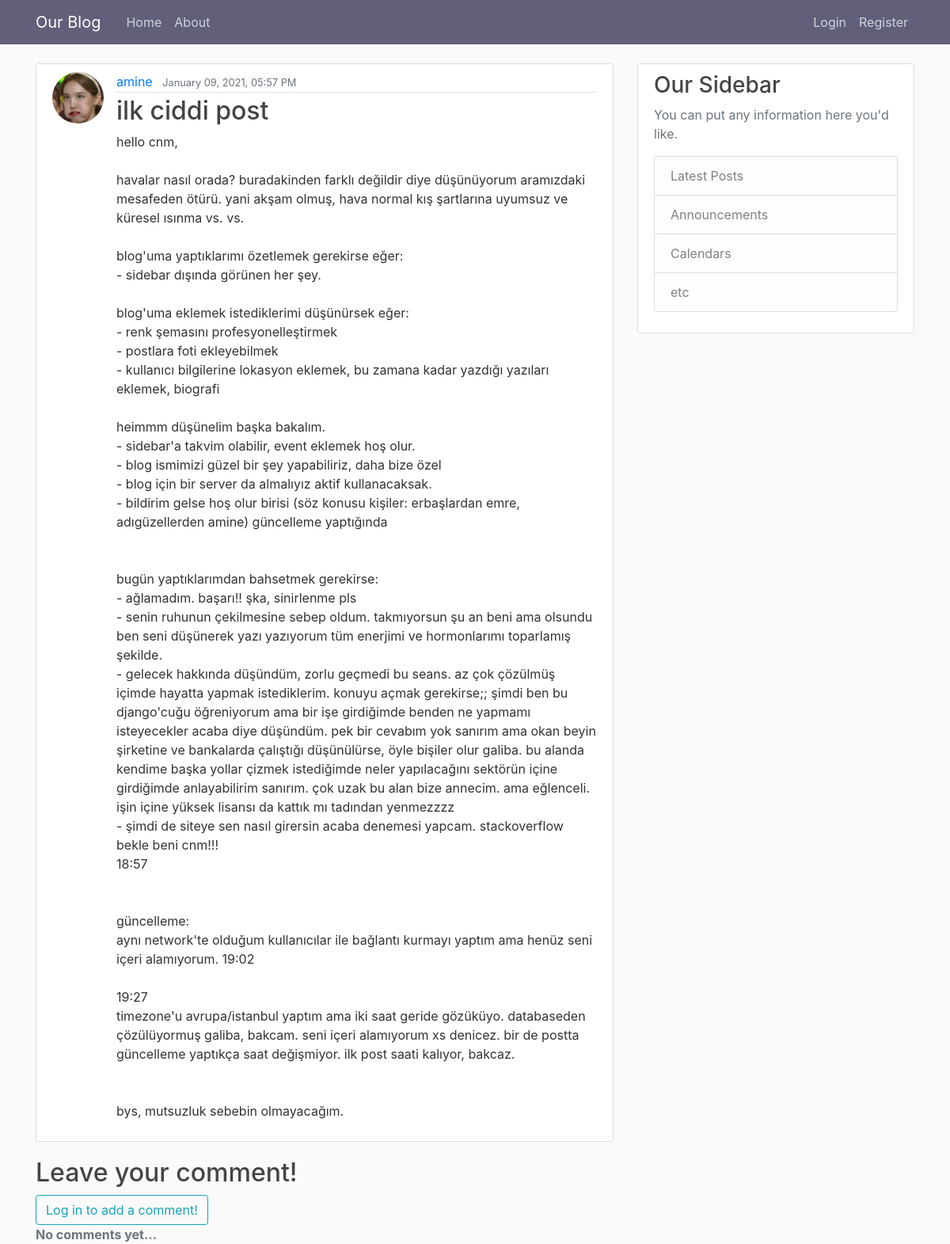
/post/5/, run on the app's committed database.
### blog/models.py (models this page shows, shortened)
class Post(models.Model):
	title = models.CharField(max_length=100)
	content = models.TextField()
	date_posted = models.DateTimeField(default=timezone.now)
	author = models.ForeignKey(User, on_delete=models.CASCADE)

### users/models.py (models this page shows, shortened)
class Profile(models.Model):
    user = models.OneToOneField(User, on_delete=models.CASCADE)  # cascade: if user is deleted, delete the profile
    image = models.ImageField(default='default.jpg', upload_to='profile_pics')

### blog/views.py (the view, shortened to what this page needs)
# urls.py: path('post/<int:pk>/', PostDetailView.as_view(), name='post-detail'),
class PostDetailView(DetailView):
    model = Post
    def get_context_data(self, **kwargs):
        data = super().get_context_data(**kwargs)
        comments_connected = Comment.objects.filter(blogpost_connected=self.get_object()).order_by('-date_posted')
        data['comments'] = comments_connected
        if self.request.user.is_authenticated:
            data['comment_form'] = NewCommentForm(instance=self.request.user)
        return data

### blog/templates/blog/post_detail.html (shortened to what this page needs)
{% extends "blog/base.html" %}
{% load crispy_forms_tags %}
{% block content %}
	<article class="media content-section">
	  <img class="rounded-circle article-img" src="{{ object.author.profile.image.url }}">
	  <div class="media-body">
		<div class="article-metadata">
		  <a class="mr-2" href="#">{{ object.author }}</a>
		  <small class="text-muted">{{ object.date_posted|date:"F d, Y, h:i A" }}</small>
		</div>
		<h2 class="article-title">{{ object.title }}</h2>
		<p class="article-content">{{ object.content }}</p>
	  </div>
	</article>
	<h2>Leave your comment!</h2>
	<div id="comments-section">
		{% if user.is_authenticated %}
		<form method="POST">
			{% csrf_token %}
			<fieldset class="form-group">
                {{ comment_form|crispy }}
			</fieldset>
			<div class="form-group">
                <button class="btn btn-outline-info" type="submit">Add Comment</button>
            </div>
		</form>
		{% else %}
		<a class="btn btn-outline-info" href="{% url 'login' %}?next={{request.path}}">Log in to add a comment!</a><br>
		{% endif %}
		{% if comments %}
		  <strong class="text-secondary">{{ object.number_of_comments }} Comment{{ object.number_of_comments|pluralize }}</strong>
		  <hr>
		  <ul>
			{% for comment in comments %}
			<li>
			 <div>
				<span>
				  <strong class="text-info">{{ comment.author }} </strong>
				  <small class="text-muted">{{ comment.date_posted }}</small>
				</span>
				<p>
				  {{ comment.content|safe }}
				</p>
			  </div>
			</li>
			{% endfor %}
		  </ul>
		  {% else %}
			<strong class="text-secondary">No comments yet...</strong>
		  {% endif %}
	</div>
{% endblock content %}

### blog/static/blog/main.css (style rules this page uses)
body { background: #fafafa; color: #333333; margin-top: 5rem; }
h1, h2, h3, h4, h5, h6 { color: #444444; }
.content-section { background: #ffffff; padding: 10px 20px; border: 1px solid #dddddd; border-radius: 3px; margin-bottom: 20px; }
.article-title { color: #444444; }
.article-content { white-space: pre-line; }
.article-img { height: 65px; width: 65px; margin-right: 16px; }
.article-metadata { padding-bottom: 1px; margin-bottom: 4px; border-bottom: 1px solid #e3e3e3 }

### data on the page
Post: author.profile.image (picture), author "amine", date_posted "January 09, 2021, 05:57 PM", title "ilk ciddi post", content "hello cnm, havalar nasıl orada? buradakinden farklı değildir diye düşünüyorum aramızdaki mesafeden ötürü. yani akşam olmuş, hava normal kış şartlarına uyumsuz ve küresel ısınma vs. vs. blog'uma yaptıklarımı özetlemek gerekirse eğer: - sidebar dışında görünen her şey. blog'uma eklemek istediklerimi düşünürsek eğer: - renk şemasını profesyonelleştirmek - postlara foti ekleyebilmek - kullanıcı bilgilerine lokasyon eklemek, bu zamana kadar yazdığı yazıları eklemek, biografi heimmm düşünelim başka bakalım. - sidebar'a takvim olabilir, event eklemek hoş olur. - blog ismimizi güzel bir şey yapabiliriz, daha bize özel - blog için bir server da almalıyız aktif kullanacaksak. - bildirim gelse hoş…"
